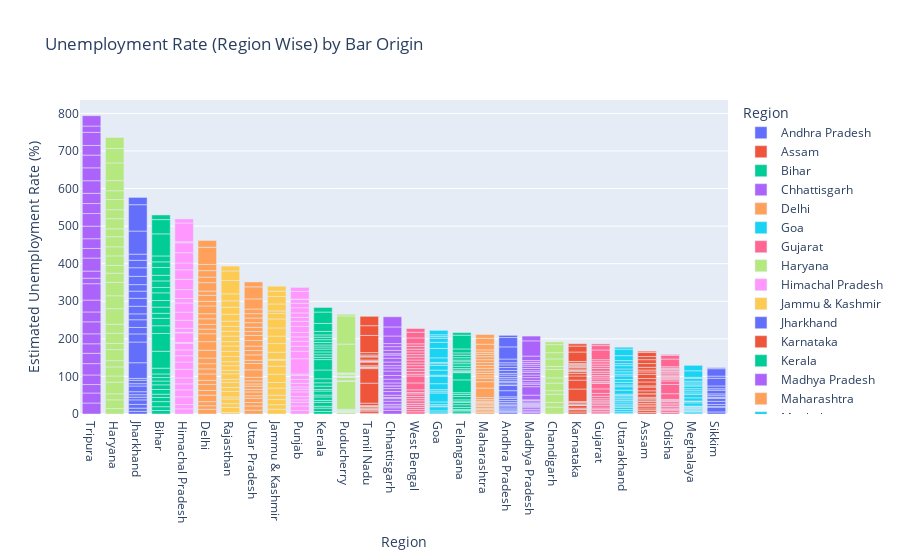

The cell this chart's notebook holds for it:
### Code cell
rue = px.bar(df,x=x,y=y, color='Region', title='Unemployment Rate (Region Wise) by Bar Origin', template='plotly')
rue.update_layout(xaxis={'categoryorder':'total descending'})
rue.show()

### Figure 1 — Plotly figure (JSON) as saved in the notebook; plotly's stock layout.template omitted (floating-point values rounded to 4 significant figures)
{"data": [{"hovertemplate": "Region=%{x}<br> Estimated Unemployment Rate (%)=%{y}<extra></extra>", "legendgroup": "Andhra Pradesh", "marker": {"color": "#636efa", "pattern": {"shape": ""}}, "name": "Andhra Pradesh", "orientation": "v", "showlegend": true, "textposition": "auto", "type": "bar", "x": ["Andhra Pradesh", "Andhra Pradesh", "Andhra Pradesh", "Andhra Pradesh", "Andhra Pradesh", "Andhra Pradesh", "Andhra Pradesh", "Andhra Pradesh", "Andhra Pradesh", "Andhra Pradesh", "Andhra Pradesh", "Andhra Pradesh", "Andhra Pradesh", "Andhra Pradesh", "Andhra Pradesh", "Andhra Pradesh", "Andhra Pradesh", "Andhra Pradesh", "Andhra Pradesh", "Andhra Pradesh", "Andhra Pradesh", "Andhra Pradesh", "Andhra Pradesh", "Andhra Pradesh", "Andhra Pradesh", "Andhra Pradesh", "Andhra Pradesh", "Andhra Pradesh"], "xaxis": "x", "y": [3.65, 3.05, 3.75, 3.32, 5.17, 3.52, 4.12, 4.38, 4.84, 5.91, 4.06, 16.29, 14.46, 0.85, 6.09, 3.8, 5.64, 4.61, 6.01, 4.7, 7.54, 7.88, 7.11, 5.66, 9.88, 32.3, 24.91, 5.86], "yaxis": "y"}, {"hovertemplate": "Region=%{x}<br> Estimated Unemployment Rate (%)=%{y}<extra></extra>", "legendgroup": "Assam", "marker": {"color": "#EF553B", "pattern": {"shape": ""}}, "name": "Assam", "orientation": "v", "showlegend": true, "textposition": "auto", "type": "bar", "x": ["Assam", "Assam", "Assam", "Assam", "Assam", "Assam", "Assam", "Assam", "Assam", "Assam", "Assam", "Assam", "Assam", "Assam", "Assam", "Assam", "Assam", "Assam", "Assam", "Assam", "Assam", "Assam", "Assam", "Assam", "Assam", "Assam"], "xaxis": "x", "y": [4.29, 5.08, 4.26, 5.79, 4.46, 4.65, 4.66, 4.29, 3.26, 3.77, 9.38, 0.0, 7.87, 9.89, 3.21, 10.39, 9.26, 11.17, 6.31, 5.02, 7.24, 9.98, 10.34, 8.37, 10.77, 3.42], "yaxis": "y"}, {"hovertemplate": "Region=%{x}<br> Estimated Unemployment Rate (%)=%{y}<extra></extra>", "legendgroup": "Bihar", "marker": {"color": "#00cc96", "pattern": {"shape": ""}}, "name": "Bihar", "orientation": "v", "showlegend": true, "textposition": "auto", "type": "bar", "x": ["Bihar", "Bihar", "Bihar", "Bihar", "Bihar", "Bihar", "Bihar", "Bihar", "Bihar", "Bihar", "Bihar", "Bihar", "Bihar", "Bihar", "Bihar", "Bihar", "Bihar", "Bihar", "Bihar", "Bihar", "Bihar", "Bihar", "Bihar", "Bihar", "Bihar", "Bihar", "Bihar", "Bihar"], "xaxis": "x", "y": [9.27, 10.2, 13.44, 11.0, 8.87, 12.47, 12.4, 10.16, 9.13, 9.61, 15.39, 45.09, 47.26, 20.49, 19.9, 13.29, 16.41, 17.66, 20.46, 14.06, 17.62, 14.91, 20.69, 15.11, 15.73, 58.77, 37.87, 12.45], "yaxis": "y"}, {"hovertemplate": "Region=%{x}<br> Estimated Unemployment Rate (%)=%{y}<extra></extra>", "legendgroup": "Chhattisgarh", "marker": {"color": "#ab63fa", "pattern": {"shape": ""}}, "name": "Chhattisgarh", "orientation": "v", "showlegend": true, "textposition": "auto", "type": "bar", "x": ["Chhattisgarh", "Chhattisgarh", "Chhattisgarh", "Chhattisgarh", "Chhattisgarh", "Chhattisgarh", "Chhattisgarh", "Chhattisgarh", "Chhattisgarh", "Chhattisgarh", "Chhattisgarh", "Chhattisgarh", "Chhattisgarh", "Chhattisgarh", "Chhattisgarh", "Chhattisgarh", "Chhattisgarh", "Chhattisgarh", "Chhattisgarh", "Chhattisgarh", "Chhattisgarh", "Chhattisgarh", "Chhattisgarh", "Chhattisgarh", "Chhattisgarh", "Chhattisgarh", "Chhattisgarh", "Chhattisgarh"], "xaxis": "x", "y": [9.82, 6.76, 4.54, 4.64, 8.33, 6.96, 2.77, 6.11, 9.89, 7.89, 7.31, 0.0, 7.64, 10.14, 9.77, 11.77, 8.17, 6.29, 9.46, 10.27, 8.32, 3.57, 9.01, 9.79, 8.21, 20.13, 24.1, 27.07], "yaxis": "y"}, {"hovertemplate": "Region=%{x}<br> Estimated Unemployment Rate (%)=%{y}<extra></extra>", "legendgroup": "Delhi", "marker": {"color": "#FFA15A", "pattern": {"shape": ""}}, "name": "Delhi", "orientation": "v", "showlegend": true, "textposition": "auto", "type": "bar", "x": ["Delhi", "Delhi", "Delhi", "Delhi", "Delhi", "Delhi", "Delhi", "Delhi", "Delhi", "Delhi", "Delhi", "Delhi", "Delhi", "Delhi", "Delhi", "Delhi", "Delhi", "Delhi", "Delhi", "Delhi", "Delhi", "Delhi", "Delhi", "Delhi", "Delhi", "Delhi", "Delhi", "Delhi"], "xaxis": "x", "y": [12.56, 9.33, 11.07, 17.18, 12.5, 15.84, 11.11, 16.97, 13.48, 13.81, 15.18, 20.69, 22.76, 21.14, 12.31, 12.76, 14.68, 13.52, 20.59, 12.41, 16.11, 11.07, 22.45, 14.86, 17.09, 16.51, 45.78, 18.11], "yaxis": "y"}, {"hovertemplate": "Region=%{x}<br> Estimated Unemployment Rate (%)=%{y}<extra></extra>", "legendgroup": "Goa", "marker": {"color": "#19d3f3", "pattern": {"shape": ""}}, "name": "Goa", "orientation": "v", "showlegend": true, "textposition": "auto", "type": "bar", "x": ["Goa", "Goa", "Goa", "Goa", "Goa", "Goa", "Goa", "Goa", "Goa", "Goa", "Goa", "Goa", "Goa", "Goa", "Goa", "Goa", "Goa", "Goa", "Goa", "Goa", "Goa", "Goa", "Goa", "Goa"], "xaxis": "x", "y": [2.91, 5.45, 10.98, 1.98, 3.61, 7.21, 23.71, 3.54, 5.38, 0.0, 15.91, 20.0, 2.75, 13.33, 12.28, 4.9, 3.16, 12.31, 25.2, 16.22, 10.92, 4.31, 4.76, 11.76], "yaxis": "y"}, {"hovertemplate": "Region=%{x}<br> Estimated Unemployment Rate (%)=%{y}<extra></extra>", "legendgroup": "Gujarat", "marker": {"color": "#FF6692", "pattern": {"shape": ""}}, "name": "Gujarat", "orientation": "v", "showlegend": true, "textposition": "auto", "type": "bar", "x": ["Gujarat", "Gujarat", "Gujarat", "Gujarat", "Gujarat", "Gujarat", "Gujarat", "Gujarat", "Gujarat", "Gujarat", "Gujarat", "Gujarat", "Gujarat", "Gujarat", "Gujarat", "Gujarat", "Gujarat", "Gujarat", "Gujarat", "Gujarat", "Gujarat", "Gujarat", "Gujarat", "Gujarat", "Gujarat", "Gujarat", "Gujarat", "Gujarat"], "xaxis": "x", "y": [2.88, 4.77, 4.58, 3.7, 6.29, 4.91, 4.68, 3.46, 5.35, 6.64, 7.59, 12.0, 14.58, 1.41, 4.09, 6.31, 5.15, 4.2, 5.96, 5.45, 7.53, 5.71, 5.82, 6.04, 5.39, 25.94, 11.62, 4.54], "yaxis": "y"}, {"hovertemplate": "Region=%{x}<br> Estimated Unemployment Rate (%)=%{y}<extra></extra>", "legendgroup": "Haryana", "marker": {"color": "#B6E880", "pattern": {"shape": ""}}, "name": "Haryana", "orientation": "v", "showlegend": true, "textposition": "auto", "type": "bar", "x": ["Haryana", "Haryana", "Haryana", "Haryana", "Haryana", "Haryana", "Haryana", "Haryana", "Haryana", "Haryana", "Haryana", "Haryana", "Haryana", "Haryana", "Haryana", "Haryana", "Haryana", "Haryana", "Haryana", "Haryana", "Haryana", "Haryana", "Haryana", "Haryana", "Haryana", "Haryana", "Haryana", "Haryana"], "xaxis": "x", "y": [14.54, 23.08, 16.22, 30.94, 16.36, 24.17, 16.59, 29.56, 16.21, 27.19, 23.92, 41.61, 34.22, 35.57, 24.67, 20.42, 25.45, 24.19, 26.84, 21.04, 27.06, 23.65, 27.24, 23.29, 27.14, 46.89, 38.46, 29.41], "yaxis": "y"}, {"hovertemplate": "Region=%{x}<br> Estimated Unemployment Rate (%)=%{y}<extra></extra>", "legendgroup": "Himachal Pradesh", "marker": {"color": "#FF97FF", "pattern": {"shape": ""}}, "name": "Himachal Pradesh", "orientation": "v", "showlegend": true, "textposition": "auto", "type": "bar", "x": ["Himachal Pradesh", "Himachal Pradesh", "Himachal Pradesh", "Himachal Pradesh", "Himachal Pradesh", "Himachal Pradesh", "Himachal Pradesh", "Himachal Pradesh", "Himachal Pradesh", "Himachal Pradesh", "Himachal Pradesh", "Himachal Pradesh", "Himachal Pradesh", "Himachal Pradesh", "Himachal Pradesh", "Himachal Pradesh", "Himachal Pradesh", "Himachal Pradesh", "Himachal Pradesh", "Himachal Pradesh", "Himachal Pradesh", "Himachal Pradesh", "Himachal Pradesh", "Himachal Pradesh", "Himachal Pradesh", "Himachal Pradesh", "Himachal Pradesh", "Himachal Pradesh"], "xaxis": "x", "y": [13.68, 11.43, 20.59, 18.56, 15.98, 15.81, 22.86, 19.46, 16.67, 15.42, 17.71, 2.13, 25.64, 1.12, 10.88, 21.43, 21.51, 24.48, 12.0, 23.77, 27.27, 25.32, 18.15, 27.31, 26.44, 2.7, 50.0, 10.81], "yaxis": "y"}, {"hovertemplate": "Region=%{x}<br> Estimated Unemployment Rate (%)=%{y}<extra></extra>", "legendgroup": "Jammu & Kashmir", "marker": {"color": "#FECB52", "pattern": {"shape": ""}}, "name": "Jammu & Kashmir", "orientation": "v", "showlegend": true, "textposition": "auto", "type": "bar", "x": ["Jammu & Kashmir", "Jammu & Kashmir", "Jammu & Kashmir", "Jammu & Kashmir", "Jammu & Kashmir", "Jammu & Kashmir", "Jammu & Kashmir", "Jammu & Kashmir", "Jammu & Kashmir", "Jammu & Kashmir", "Jammu & Kashmir", "Jammu & Kashmir", "Jammu & Kashmir", "Jammu & Kashmir", "Jammu & Kashmir", "Jammu & Kashmir", "Jammu & Kashmir", "Jammu & Kashmir", "Jammu & Kashmir", "Jammu & Kashmir", "Jammu & Kashmir"], "xaxis": "x", "y": [12.78, 12.09, 13.67, 11.32, 19.27, 14.73, 22.19, 21.23, 16.0, 2.22, 18.97, 23.04, 19.88, 21.55, 24.06, 14.29, 7.02, 18.54, 19.86, 14.29, 12.96], "yaxis": "y"}, {"hovertemplate": "Region=%{x}<br> Estimated Unemployment Rate (%)=%{y}<extra></extra>", "legendgroup": "Jharkhand", "marker": {"color": "#636efa", "pattern": {"shape": ""}}, "name": "Jharkhand", "orientation": "v", "showlegend": true, "textposition": "auto", "type": "bar", "x": ["Jharkhand", "Jharkhand", "Jharkhand", "Jharkhand", "Jharkhand", "Jharkhand", "Jharkhand", "Jharkhand", "Jharkhand", "Jharkhand", "Jharkhand", "Jharkhand", "Jharkhand", "Jharkhand", "Jharkhand", "Jharkhand", "Jharkhand", "Jharkhand", "Jharkhand", "Jharkhand", "Jharkhand", "Jharkhand", "Jharkhand", "Jharkhand", "Jharkhand", "Jharkhand", "Jharkhand", "Jharkhand"], "xaxis": "x", "y": [7.11, 8.46, 9.98, 12.06, 7.12, 6.57, 8.07, 15.15, 6.16, 9.06, 5.01, 41.72, 55.1, 21.53, 17.23, 20.51, 15.67, 20.25, 21.16, 19.05, 17.34, 22.01, 22.96, 19.67, 16.4, 61.48, 70.17, 19.38], "yaxis": "y"}, {"hovertemplate": "Region=%{x}<br> Estimated Unemployment Rate (%)=%{y}<extra></extra>", "legendgroup": "Karnataka", "marker": {"color": "#EF553B", "pattern": {"shape": ""}}, "name": "Karnataka", "orientation": "v", "showlegend": true, "textposition": "auto", "type": "bar", "x": ["Karnataka", "Karnataka", "Karnataka", "Karnataka", "Karnataka", "Karnataka", "Karnataka", "Karnataka", "Karnataka", "Karnataka", "Karnataka", "Karnataka", "Karnataka", "Karnataka", "Karnataka", "Karnataka", "Karnataka", "Karnataka", "Karnataka", "Karnataka", "Karnataka", "Karnataka", "Karnataka", "Karnataka", "Karnataka", "Karnataka", "Karnataka", "Karnataka"], "xaxis": "x", "y": [5.46, 5.98, 0.52, 0.37, 3.2, 7.13, 1.19, 0.41, 2.57, 4.11, 2.39, 33.17, 23.72, 10.92, 6.56, 5.0, 2.29, 1.27, 3.57, 3.87, 3.44, 1.56, 3.31, 2.88, 4.92, 25.12, 15.88, 6.12], "yaxis": "y"}, {"hovertemplate": "Region=%{x}<br> Estimated Unemployment Rate (%)=%{y}<extra></extra>", "legendgroup": "Kerala", "marker": {"color": "#00cc96", "pattern": {"shape": ""}}, "name": "Kerala", "orientation": "v", "showlegend": true, "textposition": "auto", "type": "bar", "x": ["Kerala", "Kerala", "Kerala", "Kerala", "Kerala", "Kerala", "Kerala", "Kerala", "Kerala", "Kerala", "Kerala", "Kerala", "Kerala", "Kerala", "Kerala", "Kerala", "Kerala", "Kerala", "Kerala", "Kerala", "Kerala", "Kerala", "Kerala", "Kerala", "Kerala", "Kerala", "Kerala", "Kerala"], "xaxis": "x", "y": [6.63, 9.0, 4.95, 10.32, 5.35, 9.14, 5.0, 10.77, 4.11, 8.91, 8.85, 10.71, 23.38, 27.66, 6.11, 6.67, 7.58, 7.69, 5.52, 5.35, 6.71, 7.31, 6.65, 6.08, 9.14, 21.43, 30.28, 12.17], "yaxis": "y"}, {"hovertemplate": "Region=%{x}<br> Estimated Unemployment Rate (%)=%{y}<extra></extra>", "legendgroup": "Madhya Pradesh", "marker": {"color": "#ab63fa", "pattern": {"shape": ""}}, "name": "Madhya Pradesh", "orientation": "v", "showlegend": true, "textposition": "auto", "type": "bar", "x": ["Madhya Pradesh", "Madhya Pradesh", "Madhya Pradesh", "Madhya Pradesh", "Madhya Pradesh", "Madhya Pradesh", "Madhya Pradesh", "Madhya Pradesh", "Madhya Pradesh", "Madhya Pradesh", "Madhya Pradesh", "Madhya Pradesh", "Madhya Pradesh", "Madhya Pradesh", "Madhya Pradesh", "Madhya Pradesh", "Madhya Pradesh", "Madhya Pradesh", "Madhya Pradesh", "Madhya Pradesh", "Madhya Pradesh", "Madhya Pradesh", "Madhya Pradesh", "Madhya Pradesh", "Madhya Pradesh", "Madhya Pradesh", "Madhya Pradesh", "Madhya Pradesh"], "xaxis": "x", "y": [3.63, 4.25, 3.92, 4.94, 3.08, 2.98, 2.72, 2.94, 3.66, 4.42, 1.19, 12.5, 22.46, 6.46, 3.91, 6.38, 7.38, 6.82, 7.0, 4.4, 6.06, 6.2, 5.17, 4.96, 4.8, 11.94, 40.49, 12.72], "yaxis": "y"}, {"hovertemplate": "Region=%{x}<br> Estimated Unemployment Rate (%)=%{y}<extra></extra>", "legendgroup": "Maharashtra", "marker": {"color": "#FFA15A", "pattern": {"shape": ""}}, "name": "Maharashtra", "orientation": "v", "showlegend": true, "textposition": "auto", "type": "bar", "x": ["Maharashtra", "Maharashtra", "Maharashtra", "Maharashtra", "Maharashtra", "Maharashtra", "Maharashtra", "Maharashtra", "Maharashtra", "Maharashtra", "Maharashtra", "Maharashtra", "Maharashtra", "Maharashtra", "Maharashtra", "Maharashtra", "Maharashtra", "Maharashtra", "Maharashtra", "Maharashtra", "Maharashtra", "Maharashtra", "Maharashtra", "Maharashtra", "Maharashtra", "Maharashtra", "Maharashtra", "Maharashtra"], "xaxis": "x", "y": [3.67, 4.34, 3.66, 3.76, 4.4, 3.81, 3.68, 3.03, 3.8, 4.24, 5.38, 25.28, 16.89, 9.4, 6.08, 6.46, 6.35, 7.57, 7.6, 7.51, 7.6, 7.83, 6.67, 5.34, 6.34, 14.99, 15.92, 10.01], "yaxis": "y"}, {"hovertemplate": "Region=%{x}<br> Estimated Unemployment Rate (%)=%{y}<extra></extra>", "legendgroup": "Meghalaya", "marker": {"color": "#19d3f3", "pattern": {"shape": ""}}, "name": "Meghalaya", "orientation": "v", "showlegend": true, "textposition": "auto", "type": "bar", "x": ["Meghalaya", "Meghalaya", "Meghalaya", "Meghalaya", "Meghalaya", "Meghalaya", "Meghalaya", "Meghalaya", "Meghalaya", "Meghalaya", "Meghalaya", "Meghalaya", "Meghalaya", "Meghalaya", "Meghalaya", "Meghalaya", "Meghalaya", "Meghalaya", "Meghalaya", "Meghalaya", "Meghalaya", "Meghalaya", "Meghalaya", "Meghalaya", "Meghalaya", "Meghalaya", "Meghalaya"], "xaxis": "x", "y": [3.16, 4.23, 1.03, 0.52, 0.24, 3.7, 1.5, 1.8, 0.97, 2.76, 1.28, 8.38, 3.73, 1.35, 8.4, 8.66, 4.43, 5.8, 5.3, 7.2, 3.02, 5.21, 4.76, 7.37, 2.8, 17.39, 14.58], "yaxis": "y"}, {"hovertemplate": "Region=%{x}<br> Estimated Unemployment Rate (%)=%{y}<extra></extra>", "legendgroup": "Odisha", "marker": {"color": "#FF6692", "pattern": {"shape": ""}}, "name": "Odisha", "orientation": "v", "showlegend": true, "textposition": "auto", "type": "bar", "x": ["Odisha", "Odisha", "Odisha", "Odisha", "Odisha", "Odisha", "Odisha", "Odisha", "Odisha", "Odisha", "Odisha", "Odisha", "Odisha", "Odisha", "Odisha", "Odisha", "Odisha", "Odisha", "Odisha", "Odisha", "Odisha", "Odisha", "Odisha", "Odisha", "Odisha", "Odisha", "Odisha", "Odisha"], "xaxis": "x", "y": [4.17, 4.71, 3.31, 3.68, 4.31, 4.28, 4.72, 4.67, 1.81, 3.31, 15.09, 24.48, 9.45, 4.59, 2.95, 2.63, 1.78, 3.5, 3.78, 4.5, 2.23, 3.36, 2.28, 2.19, 3.96, 20.5, 10.0, 2.18], "yaxis": "y"}, {"hovertemplate": "Region=%{x}<br> Estimated Unemployment Rate (%)=%{y}<extra></extra>", "legendgroup": "Puducherry", "marker": {"color": "#B6E880", "pattern": {"shape": ""}}, "name": "Puducherry", "orientation": "v", "showlegend": true, "textposition": "auto", "type": "bar", "x": ["Puducherry", "Puducherry", "Puducherry", "Puducherry", "Puducherry", "Puducherry", "Puducherry", "Puducherry", "Puducherry", "Puducherry", "Puducherry", "Puducherry", "Puducherry", "Puducherry", "Puducherry", "Puducherry", "Puducherry", "Puducherry", "Puducherry", "Puducherry", "Puducherry", "Puducherry", "Puducherry", "Puducherry", "Puducherry", "Puducherry"], "xaxis": "x", "y": [0.0, 0.0, 0.0, 4.85, 0.0, 1.18, 0.0, 1.99, 0.58, 1.74, 2.31, 74.51, 1.25, 0.0, 0.0, 8.95, 1.22, 1.17, 1.37, 5.21, 0.57, 1.78, 0.62, 76.74, 75.0, 4.55], "yaxis": "y"}, {"hovertemplate": "Region=%{x}<br> Estimated Unemployment Rate (%)=%{y}<extra></extra>", "legendgroup": "Punjab", "marker": {"color": "#FF97FF", "pattern": {"shape": ""}}, "name": "Punjab", "orientation": "v", "showlegend": true, "textposition": "auto", "type": "bar", "x": ["Punjab", "Punjab", "Punjab", "Punjab", "Punjab", "Punjab", "Punjab", "Punjab", "Punjab", "Punjab", "Punjab", "Punjab", "Punjab", "Punjab", "Punjab", "Punjab", "Punjab", "Punjab", "Punjab", "Punjab", "Punjab", "Punjab", "Punjab", "Punjab", "Punjab", "Punjab", "Punjab", "Punjab"], "xaxis": "x", "y": [9.17, 12.21, 9.64, 6.69, 8.59, 12.56, 7.07, 6.13, 9.69, 10.41, 10.51, 3.69, 40.59, 20.0, 13.49, 13.17, 11.61, 11.99, 15.69, 13.75, 10.39, 11.97, 13.68, 11.99, 9.97, 1.13, 20.54, 10.55], "yaxis": "y"}, {"hovertemplate": "Region=%{x}<br> Estimated Unemployment Rate (%)=%{y}<extra></extra>", "legendgroup": "Rajasthan", "marker": {"color": "#FECB52", "pattern": {"shape": ""}}, "name": "Rajasthan", "orientation": "v", "showlegend": true, "textposition": "auto", "type": "bar", "x": ["Rajasthan", "Rajasthan", "Rajasthan", "Rajasthan", "Rajasthan", "Rajasthan", "Rajasthan", "Rajasthan", "Rajasthan", "Rajasthan", "Rajasthan", "Rajasthan", "Rajasthan", "Rajasthan", "Rajasthan", "Rajasthan", "Rajasthan", "Rajasthan", "Rajasthan", "Rajasthan", "Rajasthan", "Rajasthan", "Rajasthan", "Rajasthan", "Rajasthan", "Rajasthan", "Rajasthan", "Rajasthan"], "xaxis": "x", "y": [4.03, 13.7, 9.7, 12.5, 5.45, 14.66, 10.47, 13.96, 8.0, 14.48, 9.47, 12.25, 10.45, 13.86, 13.62, 14.36, 11.67, 14.71, 12.63, 13.02, 14.3, 18.04, 18.82, 17.02, 18.54, 35.53, 25.35, 13.04], "yaxis": "y"}, {"hovertemplate": "Region=%{x}<br> Estimated Unemployment Rate (%)=%{y}<extra></extra>", "legendgroup": "Sikkim", "marker": {"color": "#636efa", "pattern": {"shape": ""}}, "name": "Sikkim", "orientation": "v", "showlegend": true, "textposition": "auto", "type": "bar", "x": ["Sikkim", "Sikkim", "Sikkim", "Sikkim", "Sikkim", "Sikkim", "Sikkim", "Sikkim", "Sikkim", "Sikkim", "Sikkim", "Sikkim", "Sikkim", "Sikkim", "Sikkim", "Sikkim", "Sikkim"], "xaxis": "x", "y": [5.48, 13.11, 1.0, 0.0, 5.81, 8.2, 7.76, 2.56, 4.82, 4.81, 9.68, 4.04, 7.37, 20.45, 5.77, 19.75, 2.63], "yaxis": "y"}, {"hovertemplate": "Region=%{x}<br> Estimated Unemployment Rate (%)=%{y}<extra></extra>", "legendgroup": "Tamil Nadu", "marker": {"color": "#EF553B", "pattern": {"shape": ""}}, "name": "Tamil Nadu", "orientation": "v", "showlegend": true, "textposition": "auto", "type": "bar", "x": ["Tamil Nadu", "Tamil Nadu", "Tamil Nadu", "Tamil Nadu", "Tamil Nadu", "Tamil Nadu", "Tamil Nadu", "Tamil Nadu", "Tamil Nadu", "Tamil Nadu", "Tamil Nadu", "Tamil Nadu", "Tamil Nadu", "Tamil Nadu", "Tamil Nadu", "Tamil Nadu", "Tamil Nadu", "Tamil Nadu", "Tamil Nadu", "Tamil Nadu", "Tamil Nadu", "Tamil Nadu", "Tamil Nadu", "Tamil Nadu", "Tamil Nadu", "Tamil Nadu", "Tamil Nadu", "Tamil Nadu"], "xaxis": "x", "y": [0.97, 0.92, 6.01, 2.91, 1.71, 1.46, 2.46, 3.73, 1.18, 1.17, 6.36, 53.19, 38.73, 2.06, 0.89, 1.56, 3.18, 9.53, 1.86, 1.13, 2.65, 8.05, 2.05, 3.31, 6.46, 45.55, 25.95, 24.93], "yaxis": "y"}, {"hovertemplate": "Region=%{x}<br> Estimated Unemployment Rate (%)=%{y}<extra></extra>", "legendgroup": "Telangana", "marker": {"color": "#00cc96", "pattern": {"shape": ""}}, "name": "Telangana", "orientation": "v", "showlegend": true, "textposition": "auto", "type": "bar", "x": ["Telangana", "Telangana", "Telangana", "Telangana", "Telangana", "Telangana", "Telangana", "Telangana", "Telangana", "Telangana", "Telangana", "Telangana", "Telangana", "Telangana", "Telangana", "Telangana", "Telangana", "Telangana", "Telangana", "Telangana", "Telangana", "Telangana", "Telangana", "Telangana", "Telangana", "Telangana", "Telangana", "Telangana"], "xaxis": "x", "y": [2.23, 5.92, 2.45, 1.4, 5.49, 7.29, 6.47, 1.35, 5.02, 9.02, 5.63, 4.51, 34.01, 19.3, 1.52, 1.43, 3.73, 4.19, 6.19, 6.74, 5.23, 4.22, 6.49, 6.74, 6.1, 10.5, 36.57, 6.92], "yaxis": "y"}, {"hovertemplate": "Region=%{x}<br> Estimated Unemployment Rate (%)=%{y}<extra></extra>", "legendgroup": "Tripura", "marker": {"color": "#ab63fa", "pattern": {"shape": ""}}, "name": "Tripura", "orientation": "v", "showlegend": true, "textposition": "auto", "type": "bar", "x": ["Tripura", "Tripura", "Tripura", "Tripura", "Tripura", "Tripura", "Tripura", "Tripura", "Tripura", "Tripura", "Tripura", "Tripura", "Tripura", "Tripura", "Tripura", "Tripura", "Tripura", "Tripura", "Tripura", "Tripura", "Tripura", "Tripura", "Tripura", "Tripura", "Tripura", "Tripura", "Tripura", "Tripura"], "xaxis": "x", "y": [29.25, 26.64, 22.47, 25.49, 30.23, 27.54, 25.25, 26.53, 31.91, 26.22, 31.61, 43.64, 14.71, 18.84, 34.69, 25.59, 25.81, 33.45, 33.57, 26.67, 27.15, 33.48, 34.37, 33.88, 25.69, 34.88, 16.78, 27.47], "yaxis": "y"}, {"hovertemplate": "Region=%{x}<br> Estimated Unemployment Rate (%)=%{y}<extra></extra>", "legendgroup": "Uttar Pradesh", "marker": {"color": "#FFA15A", "pattern": {"shape": ""}}, "name": "Uttar Pradesh", "orientation": "v", "showlegend": true, "textposition": "auto", "type": "bar", "x": ["Uttar Pradesh", "Uttar Pradesh", "Uttar Pradesh", "Uttar Pradesh", "Uttar Pradesh", "Uttar Pradesh", "Uttar Pradesh", "Uttar Pradesh", "Uttar Pradesh", "Uttar Pradesh", "Uttar Pradesh", "Uttar Pradesh", "Uttar Pradesh", "Uttar Pradesh", "Uttar Pradesh", "Uttar Pradesh", "Uttar Pradesh", "Uttar Pradesh", "Uttar Pradesh", "Uttar Pradesh", "Uttar Pradesh", "Uttar Pradesh", "Uttar Pradesh", "Uttar Pradesh", "Uttar Pradesh", "Uttar Pradesh", "Uttar Pradesh", "Uttar Pradesh"], "xaxis": "x", "y": [10.26, 11.13, 9.19, 11.47, 6.45, 10.18, 6.94, 8.43, 6.06, 8.12, 9.37, 19.92, 16.89, 8.51, 14.4, 11.62, 11.8, 14.73, 13.58, 10.35, 11.31, 12.37, 12.34, 11.65, 12.32, 26.94, 32.06, 13.05], "yaxis": "y"}, {"hovertemplate": "Region=%{x}<br> Estimated Unemployment Rate (%)=%{y}<extra></extra>", "legendgroup": "Uttarakhand", "marker": {"color": "#19d3f3", "pattern": {"shape": ""}}, "name": "Uttarakhand", "orientation": "v", "showlegend": true, "textposition": "auto", "type": "bar", "x": ["Uttarakhand", "Uttarakhand", "Uttarakhand", "Uttarakhand", "Uttarakhand", "Uttarakhand", "Uttarakhand", "Uttarakhand", "Uttarakhand", "Uttarakhand", "Uttarakhand", "Uttarakhand", "Uttarakhand", "Uttarakhand", "Uttarakhand", "Uttarakhand", "Uttarakhand", "Uttarakhand", "Uttarakhand", "Uttarakhand", "Uttarakhand", "Uttarakhand", "Uttarakhand", "Uttarakhand", "Uttarakhand", "Uttarakhand", "Uttarakhand"], "xaxis": "x", "y": [1.63, 4.65, 5.74, 6.11, 3.47, 4.83, 5.56, 4.52, 4.17, 4.85, 3.66, 3.57, 10.71, 9.17, 4.69, 6.94, 7.43, 9.62, 4.72, 6.34, 7.39, 8.92, 5.28, 8.15, 13.18, 17.36, 5.08], "yaxis": "y"}, {"hovertemplate": "Region=%{x}<br> Estimated Unemployment Rate (%)=%{y}<extra></extra>", "legendgroup": "West Bengal", "marker": {"color": "#FF6692", "pattern": {"shape": ""}}, "name": "West Bengal", "orientation": "v", "showlegend": true, "textposition": "auto", "type": "bar", "x": ["West Bengal", "West Bengal", "West Bengal", "West Bengal", "West Bengal", "West Bengal", "West Bengal", "West Bengal", "West Bengal", "West Bengal", "West Bengal", "West Bengal", "West Bengal", "West Bengal", "West Bengal", "West Bengal", "West Bengal", "West Bengal", "West Bengal", "West Bengal", "West Bengal", "West Bengal", "West Bengal", "West Bengal", "West Bengal", "West Bengal", "West Bengal", "West Bengal"], "xaxis": "x", "y": [6.02, 5.85, 5.62, 5.58, 5.26, 6.78, 5.83, 5.79, 6.79, 3.78, 7.02, 18.32, 18.43, 4.94, 7.25, 7.38, 7.91, 7.27, 7.79, 7.83, 6.61, 7.24, 7.27, 7.55, 6.67, 15.63, 15.22, 9.86], "yaxis": "y"}, {"hovertemplate": "Region=%{x}<br> Estimated Unemployment Rate (%)=%{y}<extra></extra>", "legendgroup": "Chandigarh", "marker": {"color": "#B6E880", "pattern": {"shape": ""}}, "name": "Chandigarh", "orientation": "v", "showlegend": true, "textposition": "auto", "type": "bar", "x": ["Chandigarh", "Chandigarh", "Chandigarh", "Chandigarh", "Chandigarh", "Chandigarh", "Chandigarh", "Chandigarh", "Chandigarh", "Chandigarh", "Chandigarh", "Chandigarh"], "xaxis": "x", "y": [18.35, 12.4, 21.8, 9.52, 20.14, 13.99, 22.05, 8.33, 20.0, 16.67, 21.43, 7.22], "yaxis": "y"}], "layout": {"barmode": "relative", "legend": {"title": {"text": "Region"}, "tracegroupgap": 0}, "title": {"text": "Unemployment Rate (Region Wise) by Bar Origin"}, "xaxis": {"anchor": "y", "categoryarray": ["Andhra Pradesh", "Assam", "Bihar", "Chhattisgarh", "Delhi", "Goa", "Gujarat", "Haryana", "Himachal Pradesh", "Jammu & Kashmir", "Jharkhand", "Karnataka", "Kerala", "Madhya Pradesh", "Maharashtra", "Meghalaya", "Odisha", "Puducherry", "Punjab", "Rajasthan", "Sikkim", "Tamil Nadu", "Telangana", "Tripura", "Uttar Pradesh", "Uttarakhand", "West Bengal", "Chandigarh"], "categoryorder": "total descending", "domain": [0, 1], "title": {"text": "Region"}}, "yaxis": {"anchor": "x", "domain": [0, 1], "title": {"text": " Estimated Unemployment Rate (%)"}}}}
